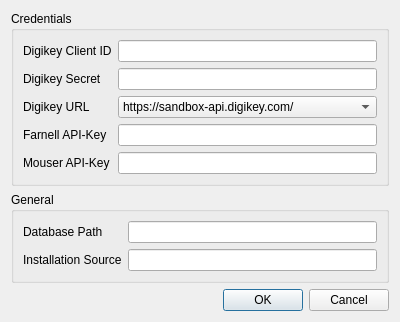
<?xml version="1.0" encoding="UTF-8"?>
<ui version="4.0">
 <class>SettingsWindow</class>
 <widget class="QDialog" name="SettingsWindow">
  <property name="geometry">
   <rect>
    <x>0</x>
    <y>0</y>
    <width>400</width>
    <height>308</height>
   </rect>
  </property>
  <property name="windowTitle">
   <string>Settings</string>
  </property>
  <layout class="QGridLayout" name="gridLayout">
   <item row="0" column="0">
    <widget class="QGroupBox" name="groupBox">
     <property name="title">
      <string>Credentials</string>
     </property>
     <layout class="QGridLayout" name="gridLayout_2">
      <item row="0" column="0">
       <layout class="QFormLayout" name="formLayout">
        <item row="0" column="0">
         <widget class="QLabel" name="digikeyClientIDLabel">
          <property name="text">
           <string>Digikey Client ID</string>
          </property>
         </widget>
        </item>
        <item row="0" column="1">
         <widget class="QLineEdit" name="digikeyClientIDLineEdit"/>
        </item>
        <item row="1" column="0">
         <widget class="QLabel" name="digikeySecretLabel">
          <property name="text">
           <string>Digikey Secret</string>
          </property>
         </widget>
        </item>
        <item row="1" column="1">
         <widget class="QLineEdit" name="digikeySecretLineEdit"/>
        </item>
        <item row="2" column="0">
         <widget class="QLabel" name="uRLLabel">
          <property name="text">
           <string>Digikey URL</string>
          </property>
         </widget>
        </item>
        <item row="2" column="1">
         <widget class="QComboBox" name="digikey_URLComboBox">
          <item>
           <property name="text">
            <string>https://sandbox-api.digikey.com/</string>
           </property>
          </item>
          <item>
           <property name="text">
            <string>https://api.digikey.com/</string>
           </property>
          </item>
         </widget>
        </item>
        <item row="3" column="0">
         <widget class="QLabel" name="farnellAPIKeyLabel">
          <property name="text">
           <string>Farnell API-Key</string>
          </property>
         </widget>
        </item>
        <item row="3" column="1">
         <widget class="QLineEdit" name="farnellAPIKeyLineEdit"/>
        </item>
        <item row="4" column="0">
         <widget class="QLabel" name="label">
          <property name="text">
           <string>Mouser API-Key</string>
          </property>
         </widget>
        </item>
        <item row="4" column="1">
         <widget class="QLineEdit" name="mouserAPIKeyLineEdit"/>
        </item>
       </layout>
      </item>
     </layout>
    </widget>
   </item>
   <item row="2" column="0">
    <widget class="QDialogButtonBox" name="buttonBox">
     <property name="orientation">
      <enum>Qt::Horizontal</enum>
     </property>
     <property name="standardButtons">
      <set>QDialogButtonBox::Cancel|QDialogButtonBox::Ok</set>
     </property>
    </widget>
   </item>
   <item row="1" column="0">
    <widget class="QGroupBox" name="groupBox_2">
     <property name="title">
      <string>General</string>
     </property>
     <layout class="QGridLayout" name="gridLayout_3">
      <item row="0" column="0">
       <layout class="QFormLayout" name="formLayout_3">
        <item row="0" column="0">
         <widget class="QLabel" name="databasePathLabel">
          <property name="text">
           <string>Database Path</string>
          </property>
         </widget>
        </item>
        <item row="0" column="1">
         <widget class="QLineEdit" name="databasePathLineEdit"/>
        </item>
        <item row="1" column="0">
         <widget class="QLabel" name="installationSourceLabel">
          <property name="text">
           <string>Installation Source</string>
          </property>
         </widget>
        </item>
        <item row="1" column="1">
         <widget class="QLineEdit" name="installationSourceLineEdit"/>
        </item>
       </layout>
      </item>
     </layout>
    </widget>
   </item>
  </layout>
 </widget>
 <resources/>
 <connections>
  <connection>
   <sender>buttonBox</sender>
   <signal>accepted()</signal>
   <receiver>SettingsWindow</receiver>
   <slot>accept()</slot>
   <hints>
    <hint type="sourcelabel">
     <x>248</x>
     <y>254</y>
    </hint>
    <hint type="destinationlabel">
     <x>157</x>
     <y>274</y>
    </hint>
   </hints>
  </connection>
  <connection>
   <sender>buttonBox</sender>
   <signal>rejected()</signal>
   <receiver>SettingsWindow</receiver>
   <slot>reject()</slot>
   <hints>
    <hint type="sourcelabel">
     <x>316</x>
     <y>260</y>
    </hint>
    <hint type="destinationlabel">
     <x>286</x>
     <y>274</y>
    </hint>
   </hints>
  </connection>
 </connections>
</ui>
